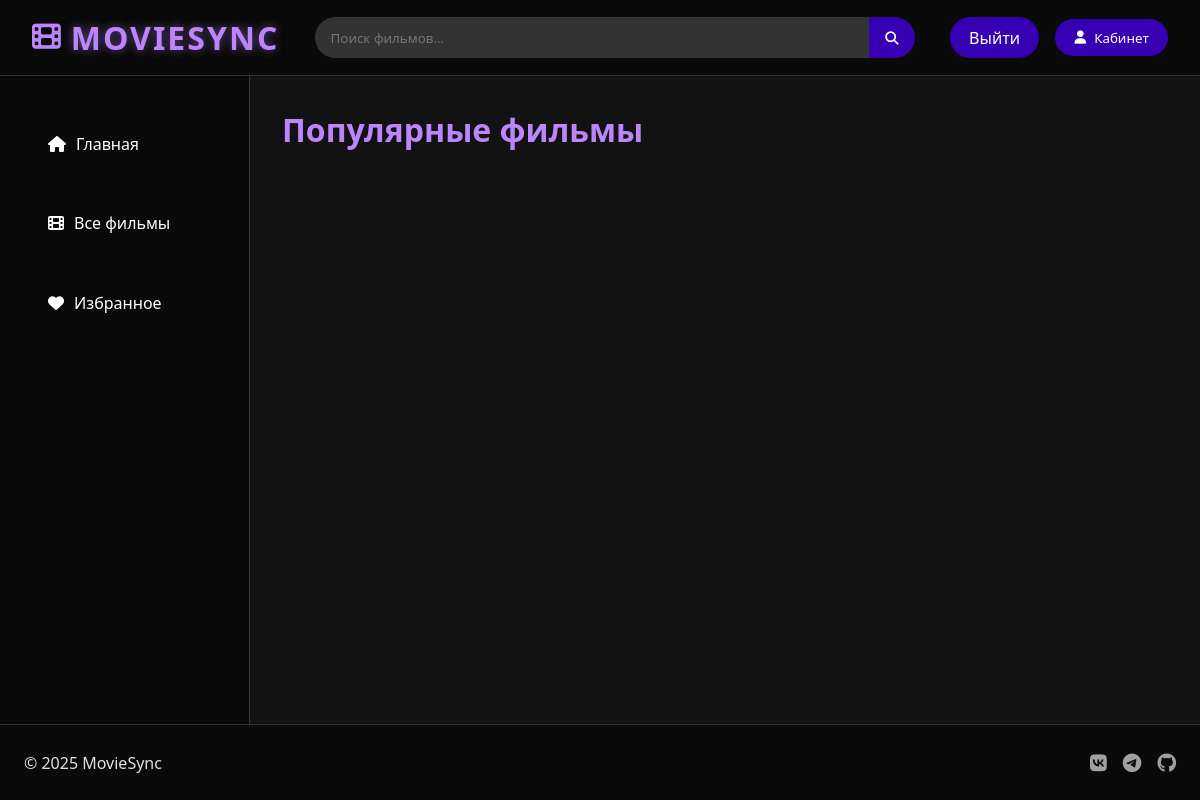
Before: /MainScreen/ (signed in) with the older database file.
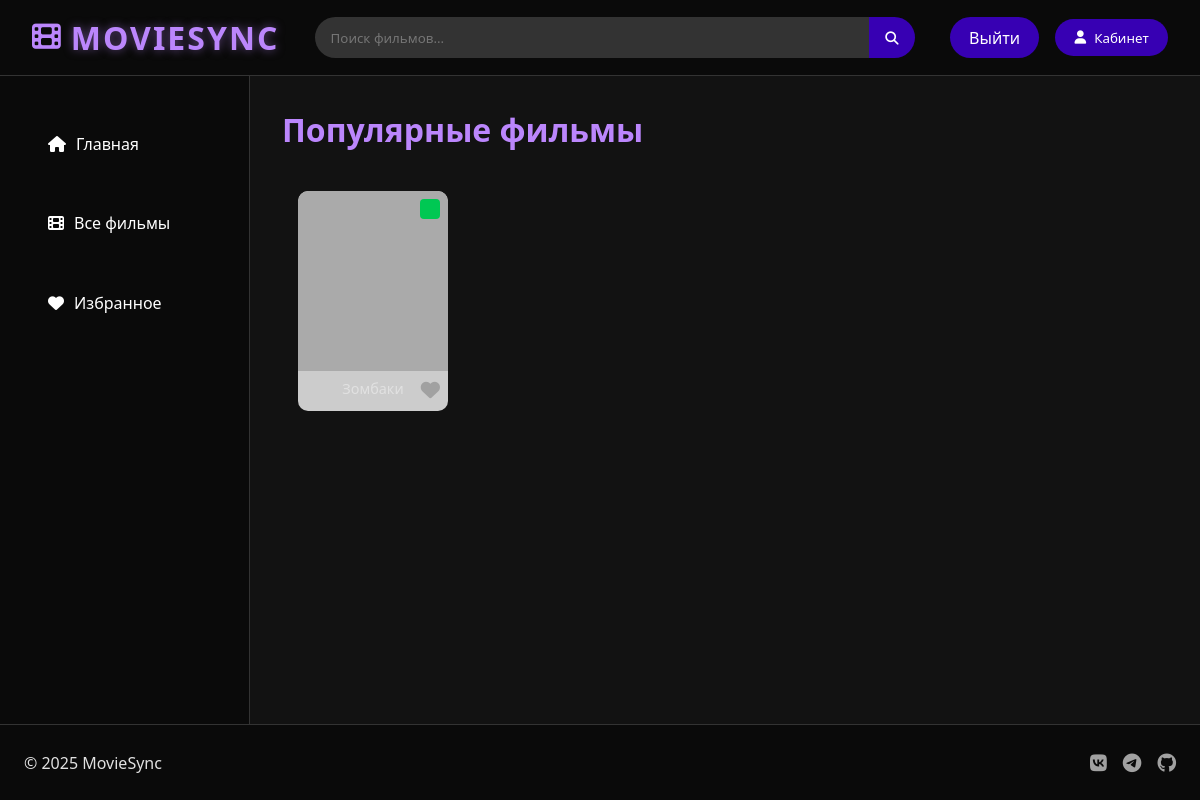
After: the same page with the newer database file.
### main/models.py (models this page shows, shortened)
class Films(models.Model):
    title = models.CharField('Название фильма',max_length=150)
    description = models.CharField('Описание фильма', max_length=350)
    picture = models.ImageField(upload_to='pictures/films')
    rating = models.DecimalField(max_digits=3, decimal_places=2, null=True, blank=True)
    class Meta:
        verbose_name = 'Фильм'
        verbose_name_plural = 'Фильмы'

### main/views.py (the view)
# urls.py: path('MainScreen/', views.main_screen, name='main_screen'),
@login_required(login_url="accounts:login")
def main_screen(request):
    if request.user.is_authenticated:
        films = Films.objects.all()
        return render(request, 'main/MainScreen.html', {'films': films})

### main/templates/main/MainScreen.html (shortened to what this page needs)
{% load static %}
<!DOCTYPE html>
<html lang="ru">
<head>
    <link rel="stylesheet" href="{% static 'main/css/CSSFile.css' %}">
    <link rel="stylesheet" href="https://cdnjs.cloudflare.com/ajax/libs/font-awesome/6.4.0/css/all.min.css">
</head>
<body>
<header class="header">
    <a href="{% url 'main_screen' %}" class="logo">
        <i class="fas fa-film"></i>
        <span class="logo-text">MOVIESYNC</span>
    </a>
    <div class="search-bar">
        <input type="text" placeholder="Поиск фильмов...">
        <button><i class="fas fa-search"></i></button>
    </div>
    <div class="user-actions">
        <a href="{% url 'accounts:logout' %}" class="btn btn-profile hidden">
            Выйти
        </a>
        <a href="{% url 'profile' user.id %}">
            <button class="btn btn-profile hidden"><i class="fas fa-user"></i> Кабинет</button>
        </a>
    </div>
</header>
<div class="main-container">
    <aside class="sidebar">
        <nav>
            <ul>
                <li class="active">
                    <a href="{% url 'main_screen' %}">
                        <i class="fas fa-home"></i> Главная
                    </a>
                </li>
                <li>
                    <a href="{% url 'all_films' %}">
                        <i class="fas fa-film"></i> Все фильмы
                    </a>
                </li>
                <li>
                    <a href="{% url 'favorite' %}">
                        <i class="fas fa-heart"></i> Избранное
                    </a>
                </li>
            </ul>
        </nav>
    </aside>
    <main class="content">
        <h1>Популярные фильмы</h1>
        {% if films %}
            <div class="movie-grid">
                {% for film in films %}
                {% if film.rating > 8.00 %}
                    <a href="{% url 'film_detail' film.id %}" class="movie-thumbnail">
                        <div class="thumbnail-poster"></div>
                        <div class="movie-title-small">{{ film.title }}</div>
                        <div class="rating-indicator green"></div>
                        <button class="favorite-btn-no-style" onclick="showAuthWarning(event)">
                            <i class="fas fa-heart"></i>
                        </button>
                    </a>
                    {% endif %}
                {% endfor %}
            </div>
        {% else %}
            <p>У вас нет фильмов</p>
        {% endif %}
    </main>
</div>
<footer class="footer">
    <div class="footer-content">
        <p>© 2025 MovieSync</p>
        <div class="social-links">
            <a href="#"><i class="fab fa-vk"></i></a>
            <a href="#"><i class="fab fa-telegram"></i></a>
            <a href="https://github.com/S-SwarB-B/MovieSync"><i class="fab fa-github"></i></a>
        </div>
    </div>
</footer>
</body>
</html>

### main/static/main/css/CSSFile.css (style rules this page uses)
a { text-decoration: none; }
:root { --dark-bg: #121212; --darker-bg: #0a0a0a; --primary: #BB86FC; --primary-dark: #3700B3; --secondary: #03DAC6; --text: #e1e1e1; --text-secondary: #a1a1a1; }
html { overflow-y: scroll; }
* { margin: 0; padding: 0; box-sizing: border-box; font-family: 'Segoe UI', Tahoma, Geneva, Verdana, sans-serif; }
body { background-color: var(--dark-bg); color: var(--text); min-height: 100vh; display: flex; flex-direction: column; }
.header { background-color: var(--darker-bg); padding: 1rem 2rem; display: flex; align-items: center; justify-content: space-between; border-bottom: 1px solid #333; }
.logo { display: flex; align-items: center; gap: 10px; font-size: 1.5rem; color: var(--primary); text-decoration: none; }
.logo i { font-size: 1.8rem; }
.search-bar { display: flex; flex-grow: 1; max-width: 600px; margin: 0 2rem; }
.search-bar input { width: 100%; padding: 0.7rem 1rem; border-radius: 25px 0 0 25px; border: none; background-color: #333; color: var(--text); }
.search-bar button { padding: 0 1rem; border-radius: 0 25px 25px 0; border: none; background-color: var(--primary-dark); color: white; cursor: pointer; }
.user-actions { display: flex; gap: 1rem; align-items: center; }
.btn { padding: 0.6rem 1.2rem; border-radius: 25px; cursor: pointer; font-weight: 500; transition: all 0.3s ease; }
.main-container { display: flex; flex: 1; }
.sidebar { width: 250px; background-color: var(--darker-bg); padding: 2rem 1rem; border-right: 1px solid #333; }
.sidebar ul { list-style: none; }
.sidebar li { padding: 0.8rem 1rem; margin-bottom: 0.5rem; border-radius: 8px; cursor: pointer; display: flex; align-items: center; gap: 10px; transition: all 0.3s ease; }
.sidebar a { display: flex; align-items: center; gap: 10px; padding: 12px 16px; color: white; text-decoration: none; border-radius: 10px; }
.content { flex: 1; padding: 2rem; }
.content h1 { margin-bottom: 1.5rem; color: var(--primary); }
.movie-grid { display: grid; grid-template-columns: repeat(auto-fill, minmax(200px, 1fr)); gap: 1.5rem; }
.footer { background-color: var(--darker-bg); padding: 1.5rem; border-top: 1px solid #333; }
.footer-content { display: flex; justify-content: space-between; align-items: center; max-width: 1200px; margin: 0 auto; }
.social-links { display: flex; gap: 1rem; }
.social-links a { color: var(--text-secondary); font-size: 1.2rem; transition: color 0.3s ease; }
.logo-text { font-size: 2rem; font-weight: 700; letter-spacing: 2px; color: var(--primary); text-shadow: 0 0 10px rgba(187, 134, 252, 0.5); }
.btn-profile { background-color: var(--primary-dark); color: white; padding: 0.6rem 1.2rem; border-radius: 25px; border: none; cursor: pointer; display: flex; align-items: center; gap: 8px; }
.movie-grid { display: flex; gap: 2rem; flex-wrap: wrap; padding: 1rem; }
.movie-thumbnail { position: relative; width: 150px; height: 220px; background-color: #ccc; border-radius: 10px; overflow: hidden; text-decoration: none; color: var(--text); transition: transform 0.2s ease; }
.thumbnail-poster { width: 100%; height: 180px; background-color: #aaa; border-radius: 10px 10px 0 0; }
.movie-title-small { padding: 0.5rem; font-size: 0.9rem; text-align: center; }
.rating-indicator { position: absolute; width: 20px; height: 20px; top: 8px; right: 8px; border-radius: 4px; }
.rating-indicator.green { background-color: #00c853; }
.favorite-btn-no-style { position: absolute; bottom: 8px; right: 8px; background: none; border: none; color: var(--text-secondary); font-size: 1.2rem; cursor: pointer; }

Changed rows visible on the page:
now on this page (row edited): Films: title "Зомбаки"
